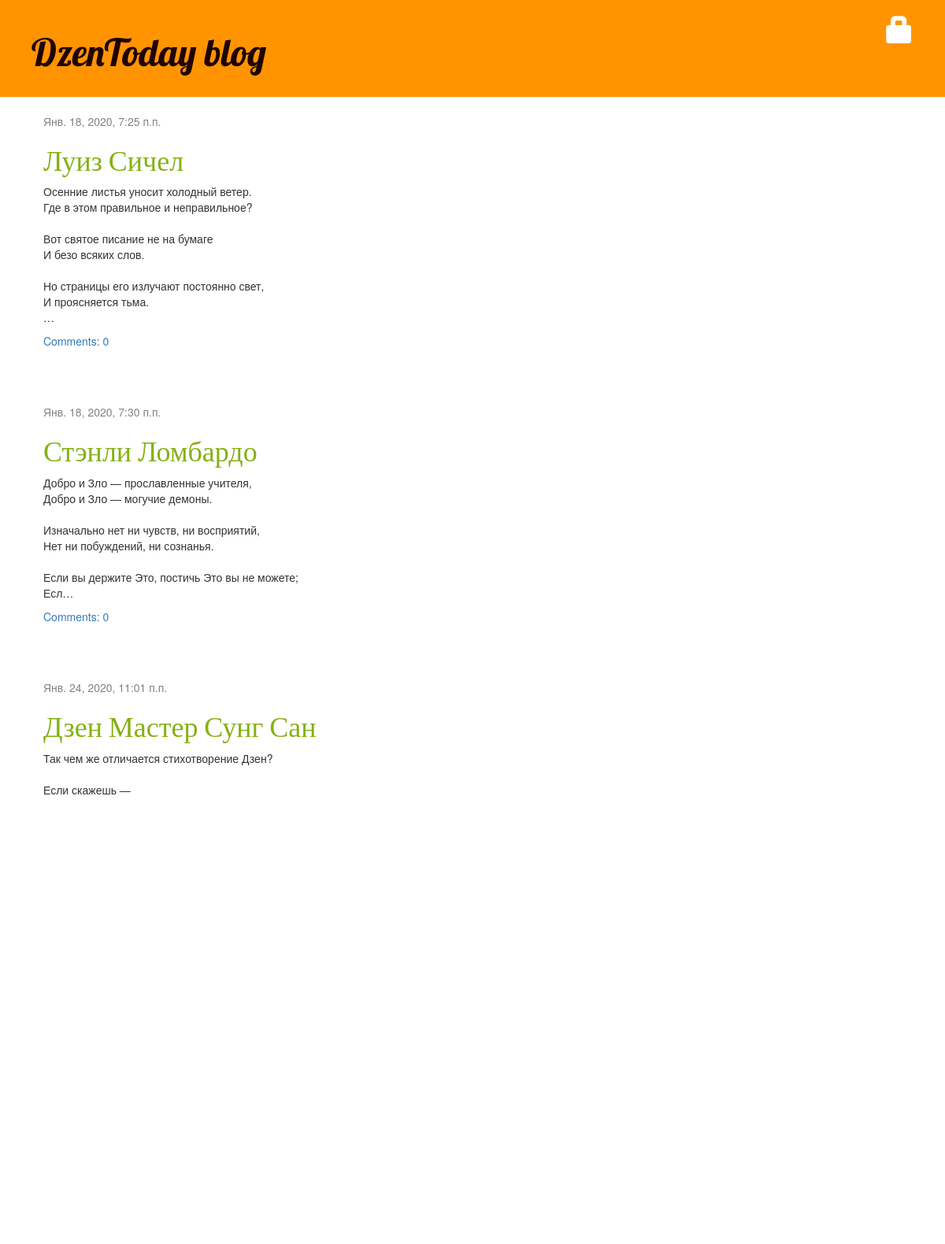
The app's page /, older data.
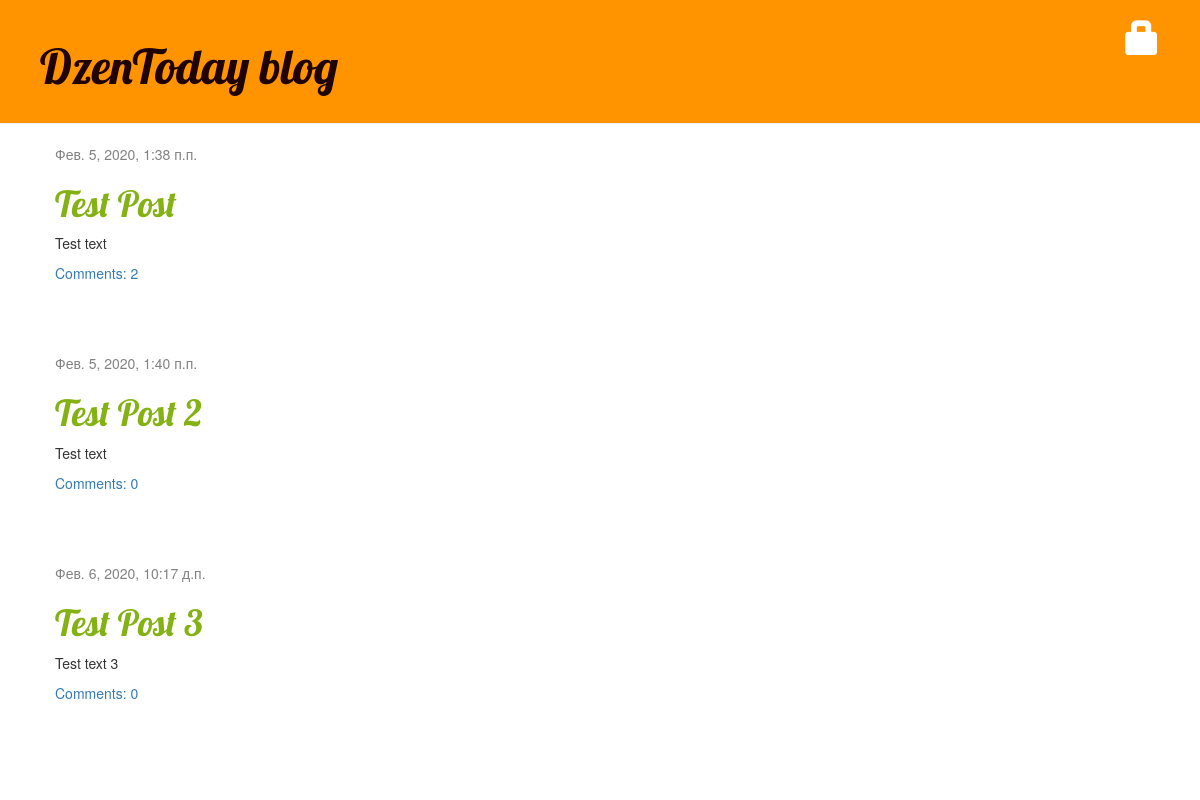
The same page, newer data.
### blog/models.py (models this page shows, shortened)
class Post(models.Model):
    theory = 'th'
    practice = 'pr'
    poetry = 'po'
    mindflow = 'mf'
    THEME_CHOICES = (
        (theory, "Theory"),
        (practice, "Practice"),
        (poetry, "Poetry"),
        (mindflow, "Mindflow"),
    )
    author = models.ForeignKey(settings.AUTH_USER_MODEL, on_delete=models.CASCADE)
    title = models.CharField(max_length=200)
    text = models.TextField()
    created_date = models.DateTimeField(default=timezone.now)
    published_date = models.DateTimeField(blank=True, null=True)
    theme = models.CharField(max_length=2, choices=THEME_CHOICES, default=theory)
    slug = models.SlugField(max_length=250, unique_for_date='published_date') #это формирует уникальные urls по дате
    def approved_comments(self):
        return self.comments.filter(approved_comment=True)
    class Meta:
        ordering = ('-published_date',)

### blog/views.py (the view)
# urls.py: path('', views.post_list, name='post_list'), #'' - этот шаблон соответствует пустой строке
def post_list(request):
    posts = Post.objects.filter(published_date__lte=timezone.now()).order_by('published_date')
    return render(request, 'blog/post_list.html', {'posts': posts})

### blog/templates/blog/post_list.html
{% extends 'blog/base.html' %}
{% block content %}
    {% for post in posts %}
        <div class="post">
            <div class="date">
                {{ post.published_date }}
            </div>
            <h1><a href="{% url 'post_detail' slug=post.slug %}">{{ post.title }}</a></h1>
            <p>{{ post.text|truncatechars:200|linebreaksbr }}</p>
            <a href="{% url 'post_detail' slug=post.slug %}">Comments: {{ post.approved_comments.count }}</a>
        </div>
    {% endfor %}
{% endblock %}

Row changes from the older to the newer data that the page shows:
removed Post: published_date "Янв. 24, 2020, 11:01 п.п.", title "Дзен Мастер Сунг Сан", text "Так чем же отличается стихотворение Дзен? Если скажешь —"
added Post: published_date "Фев. 5, 2020, 1:38 п.п.", title "Test Post", text "Test text", approved_comments.count "2"
changed Post: published_date "Янв. 18, 2020, 7:25 п.п." → "Фев. 5, 2020, 1:40 п.п."; title "Луиз Сичел" → "Test Post 2"; text "Осенние листья уносит холодный ветер. Где в этом правильное и неправильное? Вот святое писание не на бумаге И безо всяких слов. Но страницы его излучают постоянно свет, И проясняется тьма. …" → "Test text"
changed Post: published_date "Янв. 18, 2020, 7:30 п.п." → "Фев. 6, 2020, 10:17 д.п."; title "Стэнли Ломбардо" → "Test Post 3"; text "Добро и Зло — прославленные учителя, Добро и Зло — могучие демоны. Изначально нет ни чувств, ни восприятий, Нет ни побуждений, ни сознанья. Если вы держите Это, постичь Это вы не можете; Есл…" → "Test text 3"
